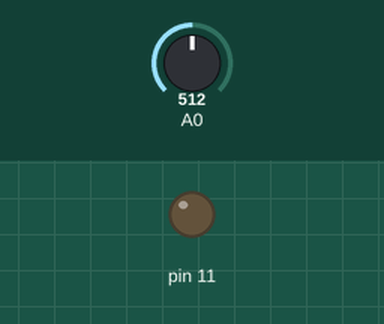
Simulated run of this sketch. Board: Arduino Uno, built with avr-gcc and run on an emulated ATmega328P. Parts: output pins drawn as LEDs (lit = HIGH). The test bench sets the inputs (shaded band); at power-on: A0 = 512.

Above: at 1.8 s.
1.9 s: A0 set to 482
At 2.6 s:
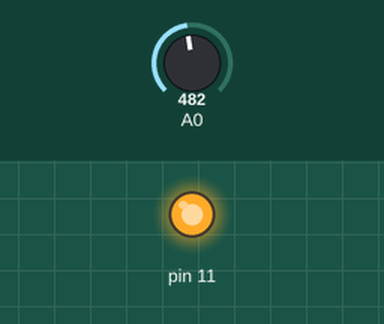
3.6 s: A0 set to 511
At 5.4 s:
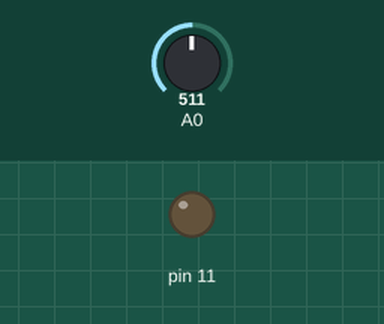
5.7 s: A0 set to 306
At 7.1 s:
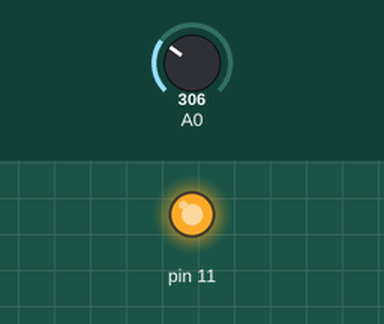
Timing chart, 0 to 8.7 s (numbered marks = the images above; inputs shaded):
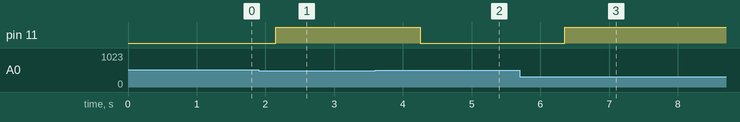

Measured:
- the behaviour switches between 500 and 499 on A0 (found by bisection; images 0 and 1)
- after the input at 1.9 s, pin 11: LOW → HIGH after 0.25 s
- after the input at 3.6 s, pin 11: HIGH → LOW after 0.65 s
- after the input at 5.7 s, pin 11: LOW → HIGH after 0.65 s

The sketch:

ldr.ino
```cpp
int light_sensitivity=500;
void setup()
{
  Serial.begin(9600);
  pinMode(11,OUTPUT);

}
void loop()
{
  int ldrValue=analogRead(A0);
  Serial.printlm(ldrValue);
  delay(50);
  if (ldrValue<light_sensitivity)
  digitalWrite(11,HIGH);
  else digitalWrite(11,LOW);
  delay(1000);
}
```
